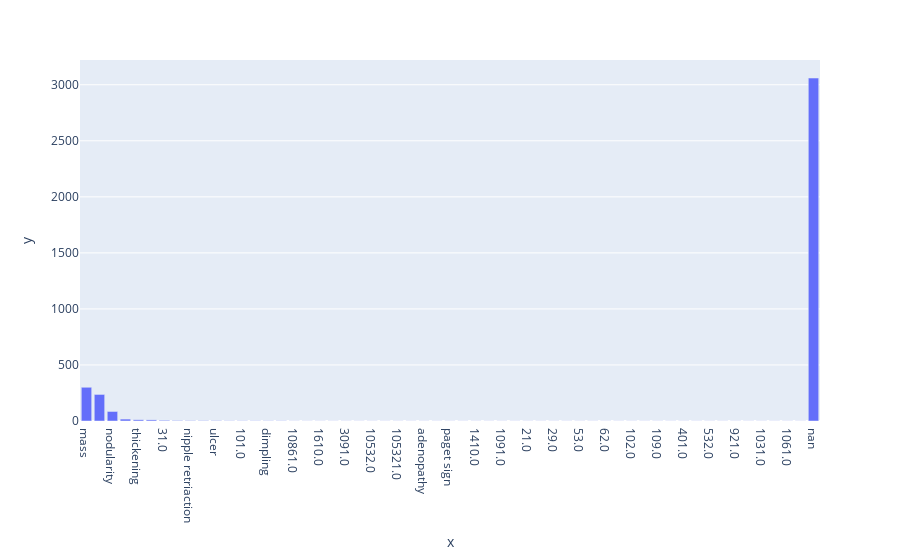

Notebook code cell kept with this figure:
### Code cell
# plot bar chart of Family column (x values, y counts)
stats = df[col_name].value_counts().to_dict()
stats = {str(k): v for k, v in stats.items()}
stats['nan'] = df[col_name].isna().sum()
fig = px.bar(x=list(stats.keys()), y=list(stats.values()))
fig.show()

### Figure 1 — Plotly figure (JSON) as saved in the notebook; plotly's stock layout.template omitted (floating-point values rounded to 4 significant figures)
{"data": [{"alignmentgroup": "True", "hovertemplate": "x=%{x}<br>y=%{y}<extra></extra>", "legendgroup": "", "marker": {"color": "#636efa", "pattern": {"shape": ""}}, "name": "", "offsetgroup": "", "orientation": "v", "showlegend": false, "textposition": "auto", "type": "bar", "x": ["mass", "normal", "nodularity", "91.0", "thickening", "41.0", "31.0", "81.0", "nipple retriaction", "edema", "ulcer", "92.0", "101.0", "19.0", "dimpling", "bulging", "10861.0", "3041.0", "1610.0", "3051.0", "3091.0", "9831.0", "10532.0", "erythema", "105321.0", "1065321.0", "adenopathy", "1096.0", "paget sign", "peod orange", "1410.0", "11.0", "1091.0", "1064.0", "21.0", "23.0", "29.0", "39.0", "53.0", "61.0", "62.0", "94.0", "102.0", "104.0", "109.0", "346.0", "401.0", "431.0", "532.0", "641.0", "921.0", "931.0", "1031.0", "13.0", "1061.0", "1051.0", "nan"], "xaxis": "x", "y": [301, 237, 85, 17, 11, 10, 6, 4, 3, 3, 3, 2, 2, 2, 2, 2, 1, 1, 1, 1, 1, 1, 1, 1, 1, 1, 1, 1, 1, 1, 1, 1, 1, 1, 1, 1, 1, 1, 1, 1, 1, 1, 1, 1, 1, 1, 1, 1, 1, 1, 1, 1, 1, 1, 1, 1, 3060], "yaxis": "y"}], "layout": {"barmode": "relative", "legend": {"tracegroupgap": 0}, "margin": {"t": 60}, "xaxis": {"anchor": "y", "domain": [0, 1], "title": {"text": "x"}}, "yaxis": {"anchor": "x", "domain": [0, 1], "title": {"text": "y"}}}}
